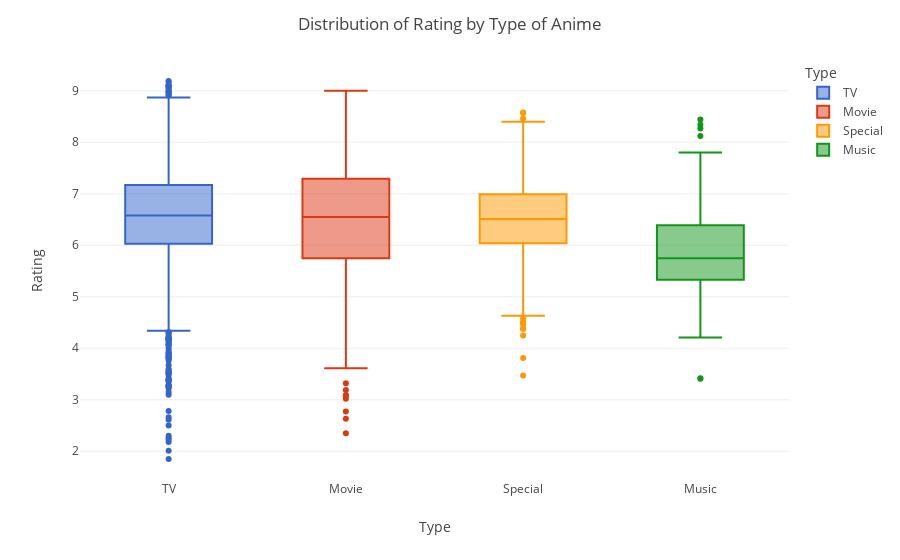

Notebook code for this chart:
### Code cell
fig = px.box(temp_df, x="Type", y="Score", color="Type", color_discrete_sequence=px.colors.qualitative.G10)
fig.update_layout(
    title_text='Distribution of Rating by Type of Anime',
    xaxis_title_text='Type',
    yaxis_title_text='Rating')
fig.show()

### Figure 1 — Plotly figure (JSON) as saved in the notebook; plotly's stock layout.template omitted (floating-point values rounded to 4 significant figures; data arrays with more than 128 entries replaced by an {"elided": "..."} marker saying what was removed)
{"data": [{"alignmentgroup": "True", "hovertemplate": "Type=%{x}<br>Score=%{y}<extra></extra>", "legendgroup": "TV", "marker": {"color": "#3366CC"}, "name": "TV", "notched": false, "offsetgroup": "TV", "orientation": "v", "showlegend": true, "type": "box", "x": {"elided": "7920 str values"}, "x0": " ", "xaxis": "x", "y": {"elided": "7920 float values"}, "y0": " ", "yaxis": "y"}, {"alignmentgroup": "True", "hovertemplate": "Type=%{x}<br>Score=%{y}<extra></extra>", "legendgroup": "Movie", "marker": {"color": "#DC3912"}, "name": "Movie", "notched": false, "offsetgroup": "Movie", "orientation": "v", "showlegend": true, "type": "box", "x": {"elided": "2017 str values"}, "x0": " ", "xaxis": "x", "y": {"elided": "2017 float values"}, "y0": " ", "yaxis": "y"}, {"alignmentgroup": "True", "hovertemplate": "Type=%{x}<br>Score=%{y}<extra></extra>", "legendgroup": "Special", "marker": {"color": "#FF9900"}, "name": "Special", "notched": false, "offsetgroup": "Special", "orientation": "v", "showlegend": true, "type": "box", "x": {"elided": "1754 str values"}, "x0": " ", "xaxis": "x", "y": {"elided": "1754 float values"}, "y0": " ", "yaxis": "y"}, {"alignmentgroup": "True", "hovertemplate": "Type=%{x}<br>Score=%{y}<extra></extra>", "legendgroup": "Music", "marker": {"color": "#109618"}, "name": "Music", "notched": false, "offsetgroup": "Music", "orientation": "v", "showlegend": true, "type": "box", "x": {"elided": "730 str values"}, "x0": " ", "xaxis": "x", "y": {"elided": "730 float values"}, "y0": " ", "yaxis": "y"}], "layout": {"boxmode": "overlay", "legend": {"title": {"text": "Type"}, "tracegroupgap": 0}, "margin": {"t": 60}, "title": {"text": "Distribution of Rating by Type of Anime"}, "xaxis": {"anchor": "y", "categoryarray": ["TV", "Movie", "Special", "Music"], "categoryorder": "array", "domain": [0, 1], "title": {"text": "Type"}}, "yaxis": {"anchor": "x", "domain": [0, 1], "title": {"text": "Rating"}}}}
